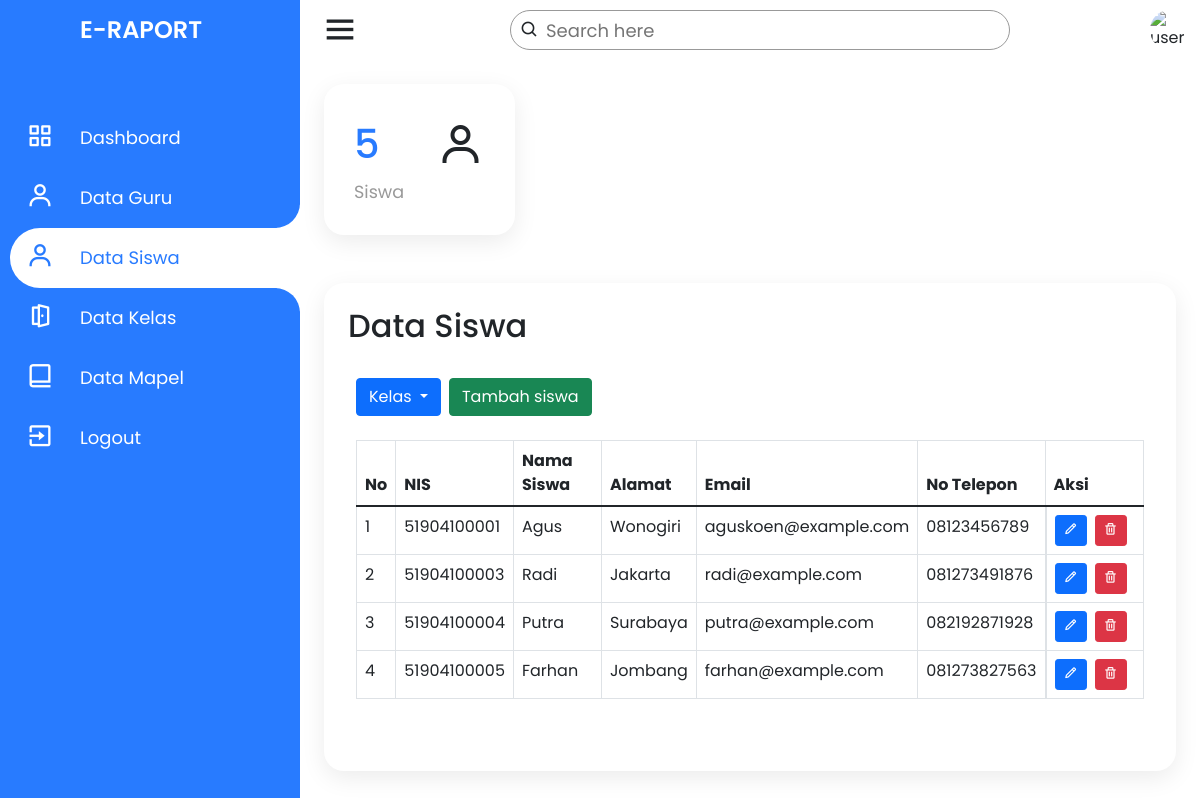
/admin/data-siswa.php (signed in), run on an earlier commit of the app's database.
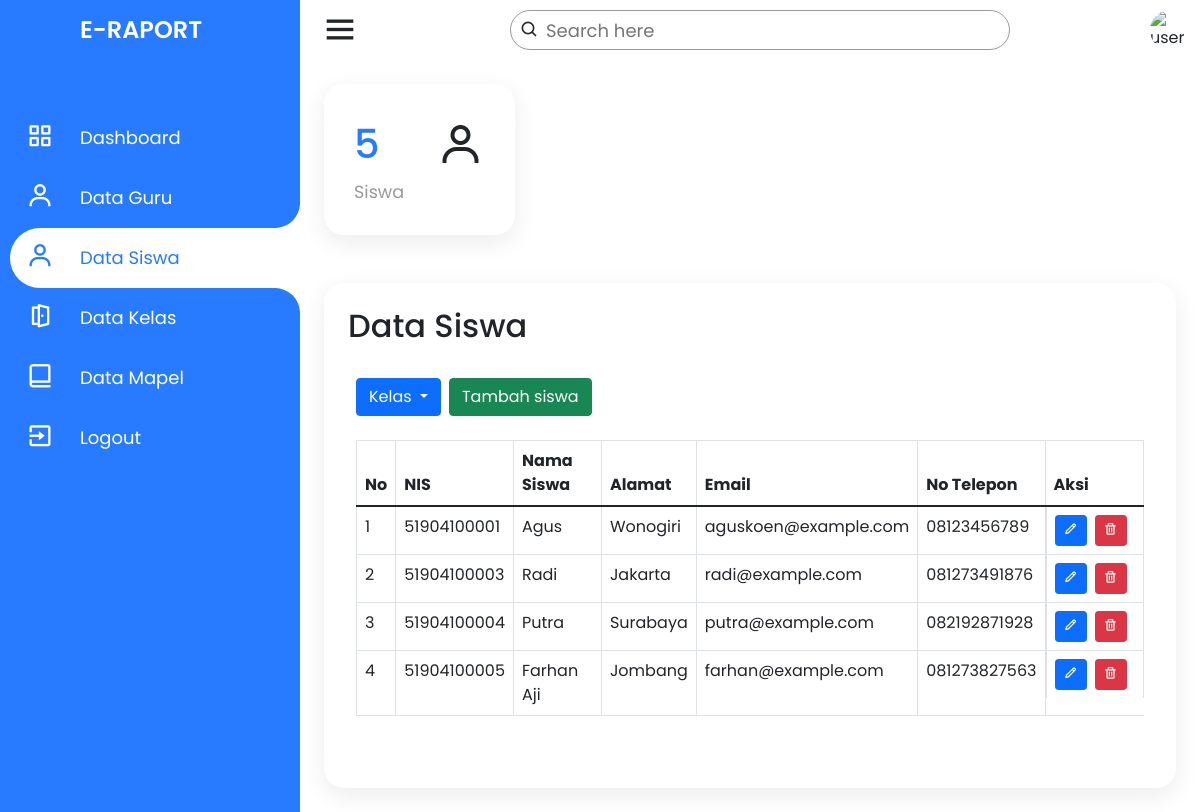
And on a later commit of the database.
### tables this page shows
CREATE TABLE `siswa` (
  `nis` varchar(11) NOT NULL,
  `nama_siswa` varchar(50) NOT NULL,
  `jenis_kelamin` enum('Laki-laki','Perempuan') NOT NULL,
  `alamat` text NOT NULL,
  `email` varchar(50) NOT NULL,
  `no_telp` varchar(14) NOT NULL,
  `agama` enum('Islam','Kristen','Katolik','Hindu','Buddha','Konghuchu') NOT NULL,
  `id_kelas` int(11) NOT NULL,
  `tanggal_lahir` date NOT NULL,
  `password` varchar(255) NOT NULL,
  PRIMARY KEY (`nis`),
  KEY `siswa_ibfk_1` (`id_kelas`),
  CONSTRAINT `siswa_ibfk_1` FOREIGN KEY (`id_kelas`) REFERENCES `kelas` (`id_kelas`) ON DELETE CASCADE ON UPDATE CASCADE
);

### admin/data-siswa.php (the view, shortened to what the changed rows need)
<?php
require_once dirname(__FILE__) . '/../model/siswa.php';
if (!isset($_GET['p'])) {
    $page_no = 1;
} else {
    $page_no = $_GET['p'];
}
if (!isset($_GET['kls'])) {
    $kelas_id = 1;
} else {
    $kelas_id = $_GET['kls'];
}
$records_per_page = 30;
$offset = ($page_no - 1) * $records_per_page;
?>
<!DOCTYPE html>
<html lang="en" dir="ltr">
<head>
    <link rel="stylesheet" href="style.css">
    <link href='https://unpkg.com/boxicons@2.0.7/css/boxicons.min.css' rel='stylesheet'>
    <link href="https://cdn.jsdelivr.net/npm/bootstrap@5.1.3/dist/css/bootstrap.min.css" rel="stylesheet">
    <link rel="stylesheet" href="../assets/css/style.css">
</head>
<body>
    <div class="container">
        <div class="navigation">
            <ul>
                <li>
                    <a href="#">
                        <h1 class="title">E-Raport</h1>
                    </a>
                </li>
            </ul>
        </div>
    </div>
    <div class="main">
        <div class="konten">
            <h2 class="konten_title">
                Data Siswa
            </h2>
            <div class="konten_isi">
                <div class="konten_table table-responsive">
                    <table class="table table-bordered">
                        <thead>
                            <tr>
                                <th>No</th>
                                <th>NIS</th>
                                <th>Nama Siswa</th>
                                <th>Alamat</th>
                                <th>Email</th>
                                <th>No Telepon</th>
                                <th>Aksi</th>
                            </tr>
                        </thead>
                        <tbody>
                            <?php
                            $result_siswa = $conn->query("SELECT * FROM siswa WHERE id_kelas = $kelas_id LIMIT $records_per_page OFFSET $offset");
                            if ($result_siswa && $result_siswa->num_rows > 0) {
                                $no = 1;
                                while ($row = $result_siswa->fetch_assoc()) {
                                    echo "
                                <tr>
                                    <td>$no</td>
                                    <td>${row['nis']}</td>
                                    <td>${row['nama_siswa']}</td>
                                    <td>${row['alamat']}</td>
                                    <td>${row['email']}</td>
                                    <td>${row['no_telp']}</td>
                                    <td class='aksi'>
                                        <a href='ubah-data-siswa?nis=${row['nis']}'><button type='button' data-bs-toggle='tooltip' class='btn btn-primary btn-sm' title='Ubah'><i class='bx bx-pencil'></i></button></a>
                                        <a href='hapus-data-siswa?nis=${row['nis']}'><button type='button' data-bs-toggle='tooltip' class='btn btn-danger btn-sm' title='Hapus'><i class='bx bx-trash'></i></button></a>
                                    </td>
                                </tr>
                                ";
                                    $no++;
                                }
                            }
                            ?>
                        </tbody>
                    </table>
                </div>
            </div>
        </div>
    </div>
</body>
</html>

What changed in the data, as far as the page shows it:
changed siswa "Jombang": nama_siswa "Farhan" → "Farhan Aji"
